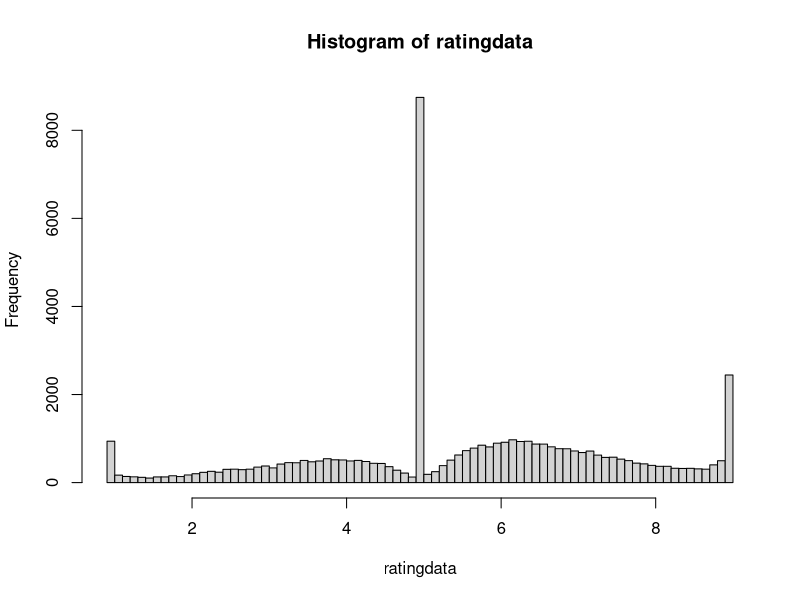

Write the R code that produced this figure. (Note: this script raises an error after producing the figure.)
############################################################################
## Joint Modeling Oracle Reliability and Human Regularity in
## Large-scale Crowdsourced Affective Data
## Jianbo Ye <jxy198 at ist.psu.edu>

############################################################################
library("Matrix")
library("pracma")
library("ggplot2")

## create hyperedge I_{i,j}^{(k)} within an image k
## from continous 1D dimension data
agreement_hyperedge = function (vals, cutoff = 2.0) {
  l = length(vals);
  if (l<=1) return (0.);
  sqrdiff = matrix(vals*vals, l, l) + 
    matrix(vals*vals, l, l, byrow = T) - 
    2* vals %*% t(vals);
  agreemat = (sqrdiff <= cutoff*cutoff);
  diag(agreemat) = 0;
  return (agreemat);
}

crossagreement = function (vals0, vals1, trusts, cutoff=2.0) {
  l0=length(vals0);
  l1=length(vals1);
  stopifnot(length(trusts) == l1);
  if (min(l0,l1)==1) return (0.);
  sqrdiff = matrix(vals0 * vals0, l0, l1) +
            matrix(vals1 * vals1, l0, l1, byrow = T) -
            2* vals0 %*% t(vals1);
  return(((sqrdiff <= cutoff*cutoff) %*% trusts) / sum(trusts));
}

############################################################################
## read csv data
emodata = read.csv("filter_four.csv", 
                   header=FALSE, 
                   col.names = c("pid", "uid", "valence", "arousal", "dominance", "likeness"));
## set property of interests
ratingdata=emodata$valence;

## set the minimal score difference
ticks=.1;

## set the minimal score
lowestbreak=1-ticks;

## set the maximal score
highestbreak=9;

## quantize data into histograms
histcount = hist(ratingdata, breaks=seq(lowestbreak,highestbreak,ticks));

## set number of ratings
n=length(ratingdata);

## set percentiles at each score
histcum=cumsum(c(0, histcount$counts));

## set the cutoff agreement threshold
cutoff=nrow(emodata)/5.;

## set image_count and user_count
M = max(emodata$pid);
N = max(emodata$uid);

## create raw sparse matrix data
sdata = sparseMatrix(i=emodata$pid, j=emodata$uid, x=ratingdata, 
                     dims=c(M,N));

############################################################################
computetrusts = function (usr_trusts, sdata) {
  ## create agreement matrix
  agreedata = sdata;
  img_trusts = as.vector((sdata != 0) %*% usr_trusts);
  rcnt = colSums(sdata != 0);
  randrate=(histcum[1:((length(histcum)-1))] + histcum[2:length(histcum)])/cutoff;
  comlist=c();
  for (i in 1:nrow(sdata)) {
    rawdata=sdata[i,,drop=TRUE];
    if (nnzero(rawdata) > 0) {
      uid=which(rawdata!=0);
      idx=round((rawdata[uid]-lowestbreak)/ticks);
      withinrate=(histcum[idx]+histcum[idx+1])/cutoff;
      I=agreement_hyperedge(withinrate);
      rawdata=(I %*% usr_trusts[uid]) / colSums(I);
      comlist=c(comlist, 
                sum(crossagreement(randrate, withinrate, usr_trusts[uid]) * histcount$counts) /
                sum(histcount$counts));
      agreedata[i, uid] = rawdata;
    }
  }
  #usrprof=colSums(sdata)/rcnt;
  usrprof=as.vector((img_trusts %*% agreedata) / (img_trusts %*% (sdata != 0)));
  #randtrust = mean(comlist)
  randtrust = sum(comlist * img_trusts[which(img_trusts>0)]) / sum(img_trusts);
  return(list("usr" = usrprof, "rand" = randtrust))
}



create_agreement_hypergraph = function (sparse_ordinal_data, cutoff) {
  n = sum(rowSums(sdata != 0) > 0);
  I = list(n);
  U = list(n);
  incr=0;
  for (i in 1:nrow(sdata)) {
    rawdata=sdata[i,,drop=TRUE];
    if (nnzero(rawdata) > 0) {
      incr = incr+1;
      uid=which(rawdata!=0);
      idx=round((rawdata[uid]-lowestbreak)/ticks);
      withinrate=(histcum[idx]+histcum[idx+1])/cutoff;
      I[[incr]]=agreement_hyperedge(withinrate);
      U[[incr]]=uid;
    }
  }
  return(list("I" =I, "U" =U));
}

## EM-like algorithm
simpleEM = function () {
  result=computetrusts(rep(1,N), sdata);
  for (iter in 1:10) {
    result_new=computetrusts(result$usr, sdata);
    change=abs(result$usr - result_new$usr);
    print(sum(change[which(change > 0)]));
    result = result_new;
  }
  return(result)
}

############################################################################

hypergraph = create_agreement_hypergraph(sdata, cutoff);


# result=simpleEM();

## draw trustability population
plotdata = function (res) {
  usrprof=res$usr;
  randtrust=res$rand;

  plot(density(usrprof[which(usrprof>0)], adjust=2), xlim=c(0,1),col='blue',
      main = "Density of Trustabilities between Random and Human",
      xlab = "Trustability");
  abline(v=randtrust, col = "blue", lwd = 2);
}

# plotdata(result);
x = as.data.frame(table(unlist(hypergraph$U)))
hypergraph$oracles = sort(unique (unlist(hypergraph$U)));
hypergraph$oracles = hypergraph$oracles[order(x$Freq, decreasing = TRUE)]
hypergraph$inv_oracles = as.vector(matrix(0, 1, max(hypergraph$oracles)));
hypergraph$inv_oracles[hypergraph$oracles] = 1:length(hypergraph$oracles);
theta=glba(hypergraph);
usr=vector("numeric", ncol(sdata));
usr[hypergraph$oracles] = theta$tau;

## calculate most trustable images
imgtrusts=as.vector(1-exp((sdata != 0) %*% log(1-usr)));
labeled=which(imgtrusts > 0);
avgscores=as.vector(sdata %*% usr) / as.vector((sdata != 0) %*% usr);
#avgscores=as.vector(rowSums(sdata)) / as.vector(rowSums(sdata != 0));
hist(imgtrusts[labeled], breaks = 20, xlab = "Cum. Reliability", main = "Image Reliability")
#plot(density(avgscores[labeled], adjust = 2, na.rm = TRUE))


## plot trustability vs. avg scores
df = data.frame(x=rnorm(length(labeled)),y=rnorm(length(labeled)));
ggplot(df,aes(x=imgtrusts[labeled],y=avgscores[labeled]))+stat_density2d(aes(alpha=..level..), geom="polygon") +xlab("Reliability") +ylab("AvgScore");

## print top img sorted by trustability
sorted = sort.int( (avgscores * imgtrusts), decreasing = TRUE , index.return = TRUE)
write(labeled[sorted$ix[1:1000]], file="valence_high.txt", ncolumns=1)
sorted = sort.int( (highestbreak+1 - avgscores) * imgtrusts, decreasing = TRUE , index.return = TRUE)
write(labeled[sorted$ix[1:1000]], file="valence_low.txt", ncolumns=1)
